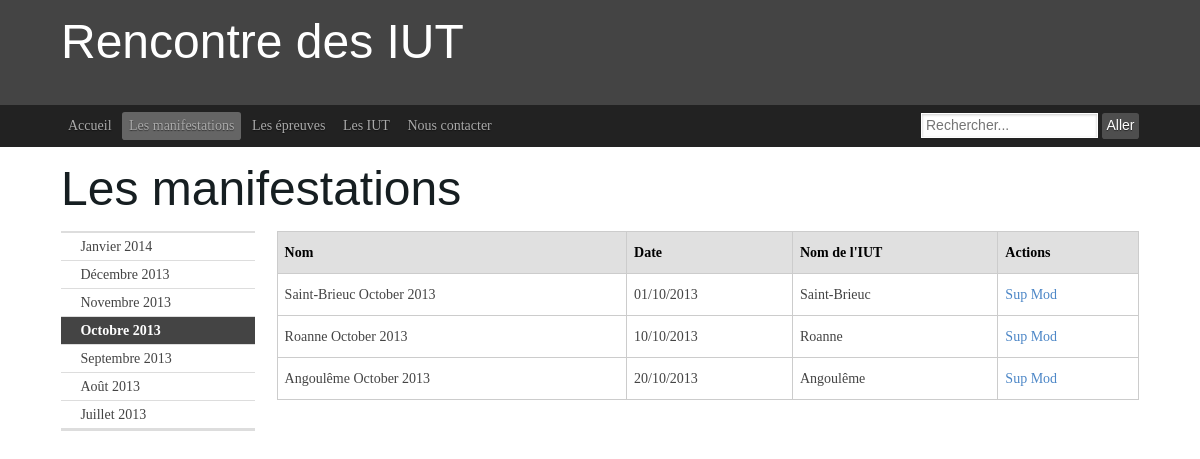
Page /manifs.php on the committed database.
### tables this page shows
create table manifestation (
numMan int(5) not null auto_increment,
nomMan varchar(80),
dateMan date,
noIut int(5) not null,
primary key (numMan),
foreign key (noIut) references iut(noIut)
);

create table iut (
noIut int(5) not null auto_increment,
nomIut varchar(80),
adresse varchar(80),
nbEtudiants int(5),
primary key (noIut)
);

### queryUtil.php (called while the page is built, shortened)
<?php
function query($query) {
    $bdd = mysqli_connect('aquassaut.pwnz.org','proje','tbdd','projet');
    $result = mysqli_query($bdd, $query);
    return mysqli_fetch_all($result);
}
?>

### manifs.php (the view, shortened to what this page needs)
<?php
require_once "queryUtil.php";
require_once "pageTemplate.php";
function surroundingMonths($date) {
    echo('
                    <aside class="ym-g18 ym-gl ym-vlist">
                        <ul>
    ');
    $monthToString = [
        "Janvier",
        "Février",
        "Mars",
        "Avril",
        "Mai",
        "Juin",
        "Juillet",
        "Août",
        "Septembre",
        "Octobre",
        "Novembre",
        "Décembre"
    ];
    $arrayDate = explode("/", $date);
    $month = $arrayDate[1] - 1;
    for ($i = 3; $i >= -3; $i -= 1) {
        $m = $month + $i;
        $y = $arrayDate[2];
        if ($m < 0) {
            $y -= 1;
            $m += 12;
        } elseif ($m > 11) {
            $y += 1;
            $m -= 12;
        } elseif($i === 0) {
            echo ('
                            <li class="active"><strong>'.$monthToString[$m].' '.$y.'</strong></li>
            ');
            continue;
        }
        echo ('
                            <li><a href="?date=01/'.($m + 1).'/'.$y.'">'.$monthToString[$m].' '.$y.'</a></li>
        ');
    }
    echo('
                        </ul>
                    </aside>
    ');
}
function selectAllManifestationsInMonth($date) {
    $arrayDate = explode("/", $date);
    $m = $arrayDate[1];
    $y = $arrayDate[2];
    $q = 'select nomMan, date_format(dateMan, "%d/%m/%Y"), nomIut from manifestation as m
          inner join iut as i on m.noIut = i.noIut
          where month(dateMan) = '.$m.' and year(dateMan) = '.$y.' order by dateMan;';
    return query($q);
}
function printManifestations($date) {
    $manifs = selectAllManifestationsInMonth($date);
    echo('
                    <article class="ym-g80 ym-gr ym-content">
                        <table class="bordertable">
                            <thead>
                                <tr>
                                    <th>Nom</th>
                                    <th>Date</th>
                                    <th>Nom de l\'IUT</th>
                                    <th>Actions</th>
                                </tr>
                            </thead>
                            <tbody>
    ');
    foreach($manifs as $manif) {
        echo('
                                <tr>
                                    <td>'.$manif[0].'</td>
                                    <td>'.$manif[1].'</td>
                                    <td>'.$manif[2].'</td>
                                    <td><a href="#">Sup</a> <a href="#">Mod</a></td>
                                </tr>
        ');
    }
    echo('
                            </tbody>
                        </table>
                    </article>
    ');
}
$date = date("d/m/Y");
surroundingMonths($date);
printManifestations($date);
?>

### rows in the picture
manifestation: nomMan "Saint-Brieuc October 2013", manif "01/10/2013", noIut.nomIut "Saint-Brieuc"
manifestation: nomMan "Roanne October 2013", manif "10/10/2013", noIut.nomIut "Roanne"
manifestation: nomMan "Angoulême October 2013", manif "20/10/2013", noIut.nomIut "Angoulême"

### other values in the picture
$page[1] "Accueil"
$page[1] "Les manifestations"
$page[1] "Les épreuves"
$page[1] "Les IUT"
$page[1] "Nous contacter"
$title "Les manifestations"
$monthToString[$m] "Janvier"
$y "2014"
$monthToString[$m] "Décembre"
$y "2013"
$monthToString[$m] "Novembre"
$monthToString[$m] "Octobre"
$monthToString[$m] "Septembre"
$monthToString[$m] "Août"
$monthToString[$m] "Juillet"
